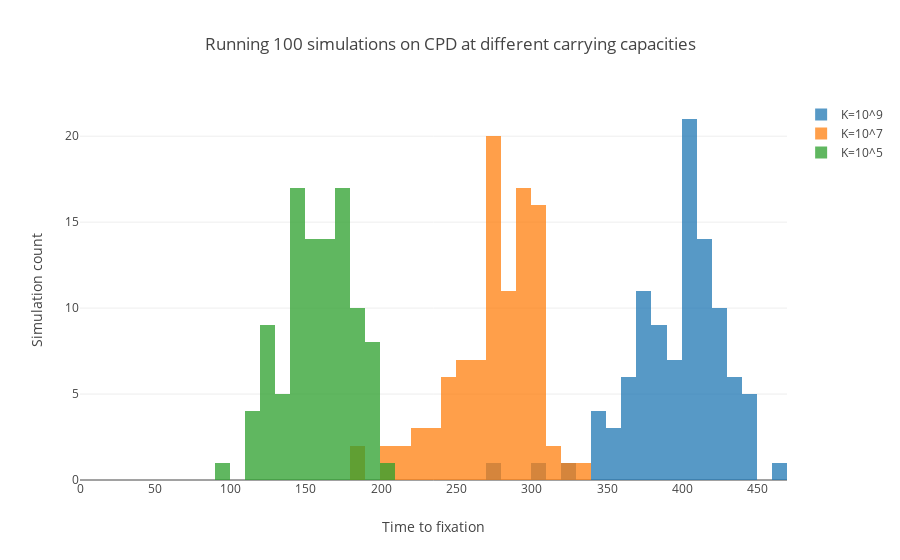
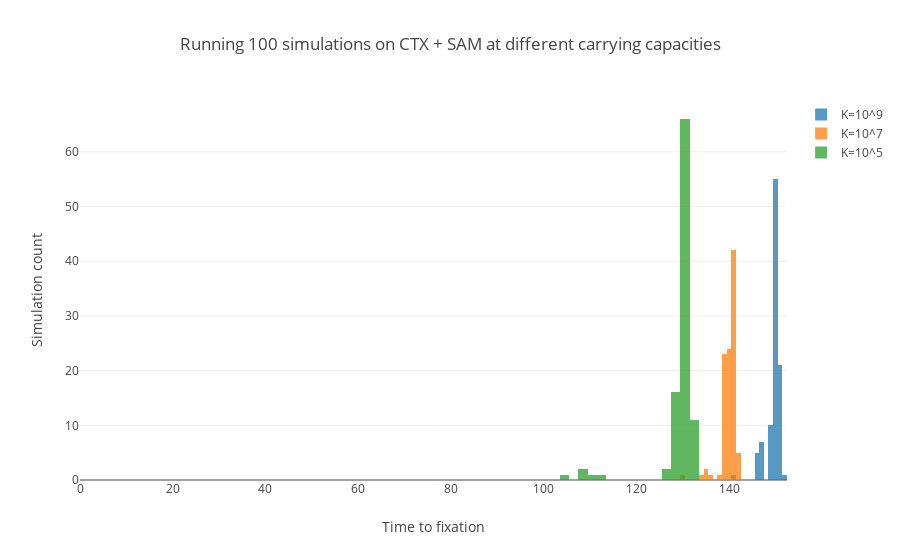

The notebook cell saved with these charts, in order:
### Markdown cell above
## Using histograms to display effect of carrying capacity

### Code cell
hist_carrying_cap(dataset2.loc['CPD'], [9, 7, 5, 3])
hist_carrying_cap(pairs[0], [9, 7, 5, 3], frequency=100)
